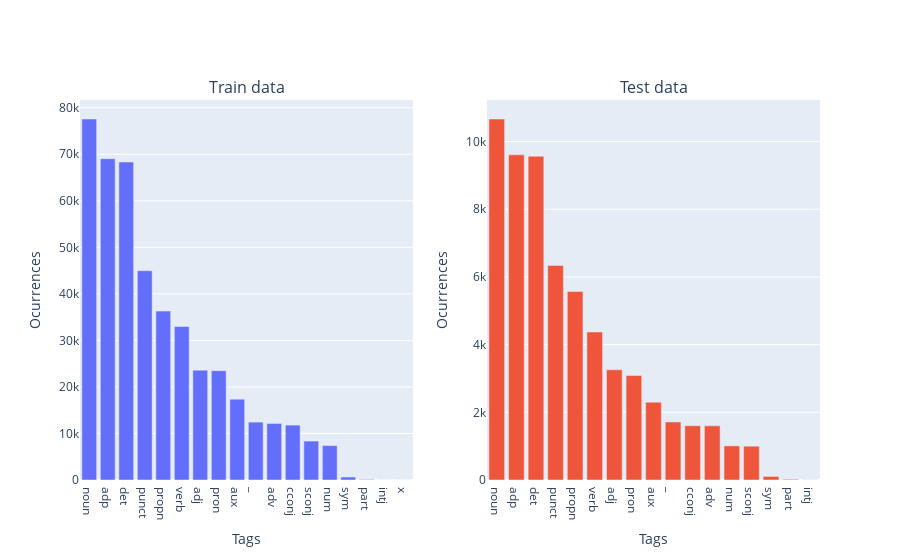

The notebook cell this image was saved under:
### Markdown cell above
And their frequency and distribution:

### Code cell
plot_frequency_of_("tags", train_tag_counts, test_tag_counts)

### Figure 1 — Plotly figure (JSON) as saved in the notebook; plotly's stock layout.template omitted (floating-point values rounded to 4 significant figures)
{"data": [{"type": "bar", "x": ["noun", "adp", "det", "punct", "propn", "verb", "adj", "pron", "aux", "_", "adv", "cconj", "sconj", "num", "sym", "part", "intj", "x"], "xaxis": "x", "y": [77573, 69040, 68331, 44968, 36297, 32979, 23607, 23497, 17370, 12440, 12149, 11797, 8366, 7393, 641, 113, 11, 8], "yaxis": "y"}, {"type": "bar", "x": ["noun", "adp", "det", "punct", "propn", "verb", "adj", "pron", "aux", "_", "cconj", "adv", "num", "sconj", "sym", "part", "intj"], "xaxis": "x2", "y": [10666, 9607, 9567, 6341, 5569, 4373, 3257, 3086, 2300, 1715, 1605, 1600, 1008, 999, 105, 21, 3], "yaxis": "y2"}], "layout": {"annotations": [{"font": {"size": 16}, "showarrow": false, "text": "Train data", "x": 0.225, "xanchor": "center", "xref": "paper", "y": 1, "yanchor": "bottom", "yref": "paper"}, {"font": {"size": 16}, "showarrow": false, "text": "Test data", "x": 0.775, "xanchor": "center", "xref": "paper", "y": 1, "yanchor": "bottom", "yref": "paper"}], "showlegend": false, "xaxis": {"anchor": "y", "domain": [0, 0.45], "title": {"text": "Tags"}}, "xaxis2": {"anchor": "y2", "domain": [0.55, 1], "title": {"text": "Tags"}}, "yaxis": {"anchor": "x", "domain": [0, 1], "title": {"text": "Ocurrences"}}, "yaxis2": {"anchor": "x2", "domain": [0, 1], "title": {"text": "Ocurrences"}}}}
